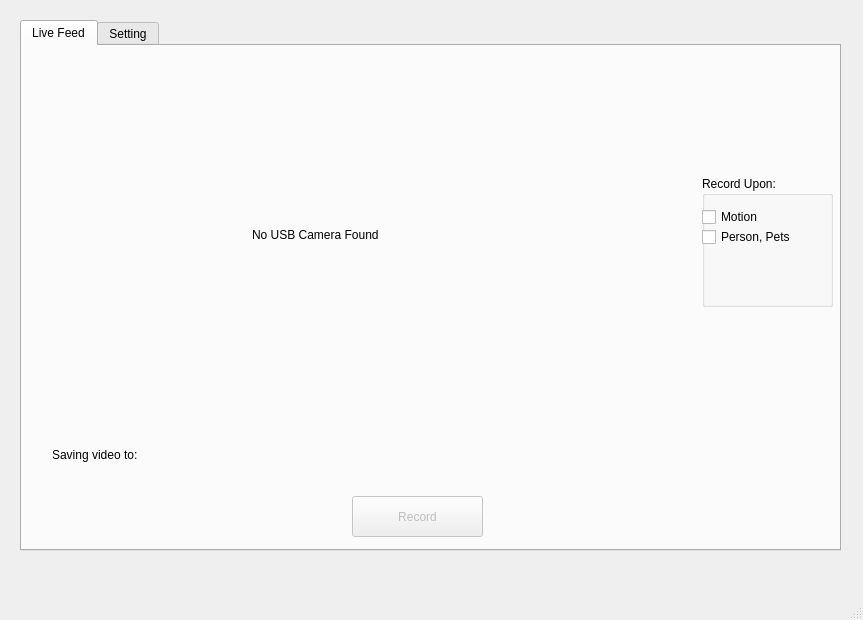
<?xml version="1.0" encoding="UTF-8"?>
<ui version="4.0">
 <class>MainWindow</class>
 <widget class="QMainWindow" name="MainWindow">
  <property name="enabled">
   <bool>true</bool>
  </property>
  <property name="geometry">
   <rect>
    <x>0</x>
    <y>0</y>
    <width>863</width>
    <height>620</height>
   </rect>
  </property>
  <property name="minimumSize">
   <size>
    <width>862</width>
    <height>620</height>
   </size>
  </property>
  <property name="baseSize">
   <size>
    <width>0</width>
    <height>0</height>
   </size>
  </property>
  <property name="windowTitle">
   <string>MainWindow</string>
  </property>
  <property name="styleSheet">
   <string notr="true"/>
  </property>
  <widget class="QWidget" name="centralwidget">
   <property name="minimumSize">
    <size>
     <width>861</width>
     <height>571</height>
    </size>
   </property>
   <widget class="QTabWidget" name="tabWidget">
    <property name="geometry">
     <rect>
      <x>20</x>
      <y>20</y>
      <width>821</width>
      <height>531</height>
     </rect>
    </property>
    <property name="sizePolicy">
     <sizepolicy hsizetype="Preferred" vsizetype="Preferred">
      <horstretch>0</horstretch>
      <verstretch>0</verstretch>
     </sizepolicy>
    </property>
    <property name="minimumSize">
     <size>
      <width>821</width>
      <height>531</height>
     </size>
    </property>
    <property name="currentIndex">
     <number>0</number>
    </property>
    <widget class="QWidget" name="live_tab">
     <attribute name="title">
      <string>Live Feed</string>
     </attribute>
     <widget class="QPushButton" name="recordButton">
      <property name="enabled">
       <bool>false</bool>
      </property>
      <property name="geometry">
       <rect>
        <x>330</x>
        <y>450</y>
        <width>131</width>
        <height>41</height>
       </rect>
      </property>
      <property name="minimumSize">
       <size>
        <width>131</width>
        <height>41</height>
       </size>
      </property>
      <property name="text">
       <string>Record</string>
      </property>
     </widget>
     <widget class="QLabel" name="filepathText">
      <property name="geometry">
       <rect>
        <x>30</x>
        <y>400</y>
        <width>601</width>
        <height>17</height>
       </rect>
      </property>
      <property name="minimumSize">
       <size>
        <width>601</width>
        <height>17</height>
       </size>
      </property>
      <property name="text">
       <string>Saving video to: </string>
      </property>
     </widget>
     <widget class="QGroupBox" name="triggerGroup">
      <property name="geometry">
       <rect>
        <x>680</x>
        <y>130</y>
        <width>131</width>
        <height>131</height>
       </rect>
      </property>
      <property name="minimumSize">
       <size>
        <width>131</width>
        <height>131</height>
       </size>
      </property>
      <property name="title">
       <string>Record Upon:</string>
      </property>
      <widget class="QCheckBox" name="motionCheck">
       <property name="enabled">
        <bool>true</bool>
       </property>
       <property name="geometry">
        <rect>
         <x>0</x>
         <y>30</y>
         <width>117</width>
         <height>22</height>
        </rect>
       </property>
       <property name="text">
        <string>Motion</string>
       </property>
      </widget>
      <widget class="QCheckBox" name="subjectCheck">
       <property name="geometry">
        <rect>
         <x>0</x>
         <y>50</y>
         <width>111</width>
         <height>22</height>
        </rect>
       </property>
       <property name="text">
        <string>Person, Pets</string>
       </property>
      </widget>
     </widget>
     <widget class="QLabel" name="live_display">
      <property name="geometry">
       <rect>
        <x>20</x>
        <y>20</y>
        <width>640</width>
        <height>360</height>
       </rect>
      </property>
      <property name="text">
       <string/>
      </property>
     </widget>
     <widget class="QLabel" name="displayText">
      <property name="geometry">
       <rect>
        <x>230</x>
        <y>180</y>
        <width>241</width>
        <height>17</height>
       </rect>
      </property>
      <property name="text">
       <string>No USB Camera Found</string>
      </property>
     </widget>
    </widget>
    <widget class="QWidget" name="setting_tab">
     <attribute name="title">
      <string>Setting</string>
     </attribute>
    </widget>
   </widget>
  </widget>
  <widget class="QMenuBar" name="menubar">
   <property name="geometry">
    <rect>
     <x>0</x>
     <y>0</y>
     <width>863</width>
     <height>25</height>
    </rect>
   </property>
  </widget>
  <widget class="QStatusBar" name="statusbar"/>
 </widget>
 <resources/>
 <connections/>
</ui>
